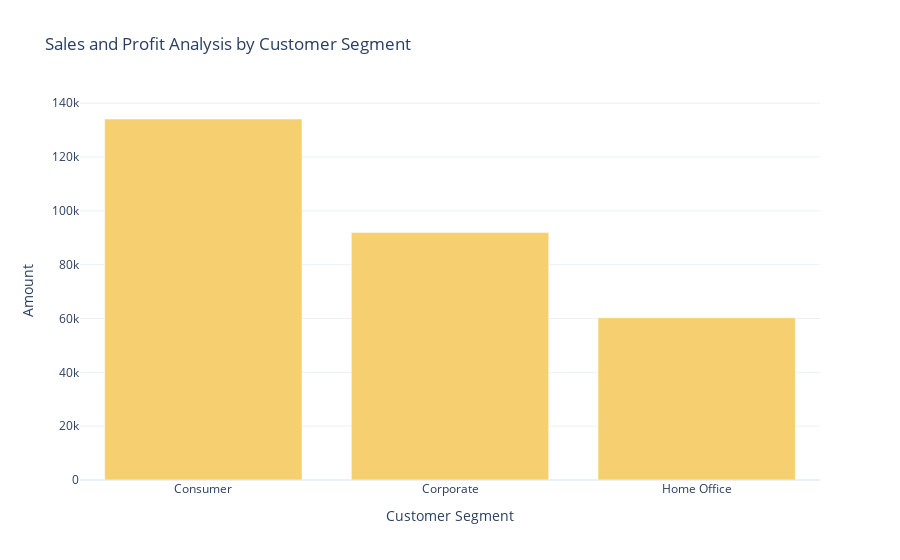

The notebook cell saved with this chart:
### Code cell
sales_profit_by_segment = data.groupby('Segment').agg({'Sales' : 'sum','Profit':'sum'}).reset_index()
color_palette = colors.qualitative.Pastel

fig = go.Figure()
fig.add_trace(go.Bar(x=sales_profit_by_segment['Segment'],
                     y=sales_profit_by_segment['Profit'],
                     name='Profit',
                     marker_color=color_palette[1]))
fig.update_layout(title='Sales and Profit Analysis by Customer Segment',
                  xaxis_title='Customer Segment', yaxis_title='Amount')
fig.show()

### Figure 1 — Plotly figure (JSON) as saved in the notebook; plotly's stock layout.template omitted (floating-point values rounded to 4 significant figures)
{"data": [{"marker": {"color": "rgb(246, 207, 113)"}, "name": "Profit", "type": "bar", "x": ["Consumer", "Corporate", "Home Office"], "y": [134100.0, 91980.0, 60300.0]}], "layout": {"autosize": true, "title": {"text": "Sales and Profit Analysis by Customer Segment"}, "xaxis": {"autorange": true, "range": [-0.5, 2.5], "title": {"text": "Customer Segment"}, "type": "category"}, "yaxis": {"autorange": true, "range": [0, 141200.0], "title": {"text": "Amount"}, "type": "linear"}}}
